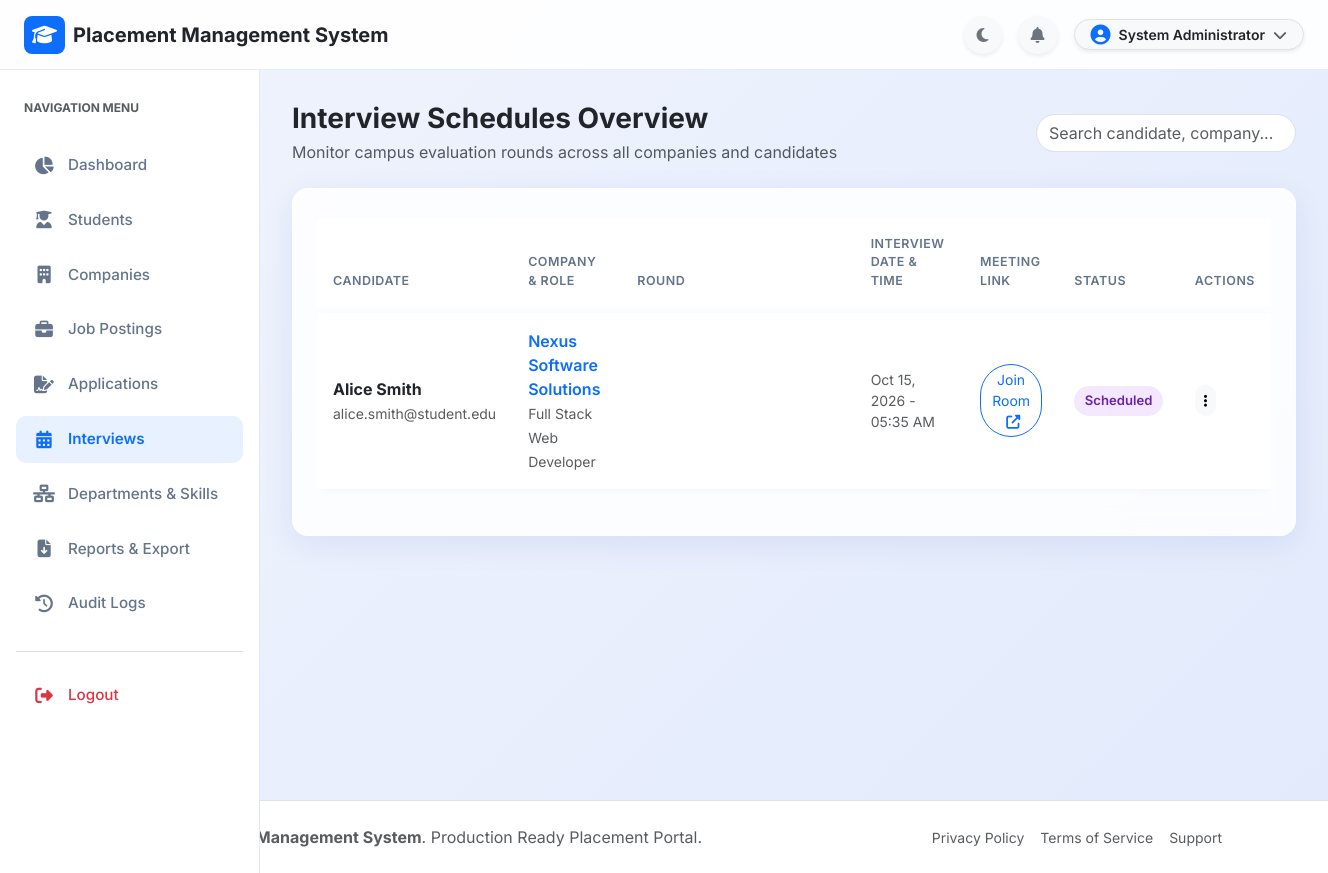
Screenshot of /admin/interviews.php (signed in) with the database file from the repository.
### tables this page shows
CREATE TABLE IF NOT EXISTS `interviews` (
  `id` INT AUTO_INCREMENT PRIMARY KEY,
  `application_id` INT NOT NULL,
  `interview_date` DATETIME NOT NULL,
  `location_link` VARCHAR(255) NOT NULL,
  `round_name` VARCHAR(100) DEFAULT 'Technical Round',
  `instructions` TEXT DEFAULT NULL,
  `status` ENUM('Scheduled', 'Completed', 'Cancelled') DEFAULT 'Scheduled',
  `created_at` TIMESTAMP DEFAULT CURRENT_TIMESTAMP,
  INDEX `idx_interview_app` (`application_id`),
  CONSTRAINT `fk_interview_app` FOREIGN KEY (`application_id`) REFERENCES `applications` (`id`) ON DELETE CASCADE
);

CREATE TABLE IF NOT EXISTS `students` (
  `id` INT AUTO_INCREMENT PRIMARY KEY,
  `roll_number` VARCHAR(50) NOT NULL UNIQUE,
  `full_name` VARCHAR(100) NOT NULL,
  `email` VARCHAR(100) NOT NULL UNIQUE,
  `password` VARCHAR(255) NOT NULL,
  `phone` VARCHAR(20) DEFAULT NULL,
  `department_id` INT DEFAULT NULL,
  `cgpa` DECIMAL(3,2) DEFAULT 0.00,
  `passing_year` INT DEFAULT NULL,
  `bio` TEXT DEFAULT NULL,
  `profile_pic` VARCHAR(255) DEFAULT 'default-avatar.png',
  `resume_pdf` VARCHAR(255) DEFAULT NULL,
  `status` ENUM('Active', 'Placed', 'Inactive') DEFAULT 'Active',
  `created_at` TIMESTAMP DEFAULT CURRENT_TIMESTAMP,
  `updated_at` TIMESTAMP DEFAULT CURRENT_TIMESTAMP ON UPDATE CURRENT_TIMESTAMP,
  INDEX `idx_student_email` (`email`),
  INDEX `idx_student_dept` (`department_id`),
  INDEX `idx_student_status` (`status`),
  CONSTRAINT `fk_students_department` FOREIGN KEY (`department_id`) REFERENCES `departments` (`id`) ON DELETE SET NULL ON UPDATE CASCADE
);

CREATE TABLE IF NOT EXISTS `companies` (
  `id` INT AUTO_INCREMENT PRIMARY KEY,
  `company_name` VARCHAR(150) NOT NULL,
  `email` VARCHAR(100) NOT NULL UNIQUE,
  `password` VARCHAR(255) NOT NULL,
  `phone` VARCHAR(20) DEFAULT NULL,
  `website` VARCHAR(150) DEFAULT NULL,
  `industry` VARCHAR(100) DEFAULT NULL,
  `location` VARCHAR(100) DEFAULT NULL,
  `description` TEXT DEFAULT NULL,
  `logo` VARCHAR(255) DEFAULT 'default-company.png',
  `status` ENUM('Pending', 'Approved', 'Rejected') DEFAULT 'Approved',
  `created_at` TIMESTAMP DEFAULT CURRENT_TIMESTAMP,
  `updated_at` TIMESTAMP DEFAULT CURRENT_TIMESTAMP ON UPDATE CURRENT_TIMESTAMP,
  INDEX `idx_company_email` (`email`),
  INDEX `idx_company_status` (`status`)
);

CREATE TABLE IF NOT EXISTS `jobs` (
  `id` INT AUTO_INCREMENT PRIMARY KEY,
  `company_id` INT NOT NULL,
  `title` VARCHAR(150) NOT NULL,
  `department_id` INT DEFAULT NULL,
  `job_type` ENUM('Full Time', 'Internship', 'Part Time', 'Contract') DEFAULT 'Full Time',
  `location` VARCHAR(100) NOT NULL,
  `salary_package` VARCHAR(100) NOT NULL,
  `min_cgpa` DECIMAL(3,2) DEFAULT 0.00,
  `vacancies` INT DEFAULT 1,
  `deadline` DATE NOT NULL,
  `description` TEXT NOT NULL,
  `requirements` TEXT NOT NULL,
  `status` ENUM('Active', 'Closed') DEFAULT 'Active',
  `created_at` TIMESTAMP DEFAULT CURRENT_TIMESTAMP,
  `updated_at` TIMESTAMP DEFAULT CURRENT_TIMESTAMP ON UPDATE CURRENT_TIMESTAMP,
  INDEX `idx_job_company` (`company_id`),
  INDEX `idx_job_dept` (`department_id`),
  INDEX `idx_job_status` (`status`),
  CONSTRAINT `fk_jobs_company` FOREIGN KEY (`company_id`) REFERENCES `companies` (`id`) ON DELETE CASCADE,
  CONSTRAINT `fk_jobs_department` FOREIGN KEY (`department_id`) REFERENCES `departments` (`id`) ON DELETE SET NULL
);

### admin/interviews.php (the view, shortened to what this page needs)
<?php
require_once __DIR__ . '/../config/database.php';
$sql = "
    SELECT i.*, s.full_name AS student_name, s.email AS student_email,
           j.title AS job_title, c.company_name
    FROM interviews i
    JOIN applications a ON i.application_id = a.id
    JOIN students s ON a.student_id = s.id
    JOIN jobs j ON a.job_id = j.id
    JOIN companies c ON j.company_id = c.id
    ORDER BY i.interview_date DESC
";
$interviews = $conn->query($sql)->fetch_all(MYSQLI_ASSOC);
require_once __DIR__ . '/../includes/header.php';
require_once __DIR__ . '/../includes/navbar.php';
?>
<div class="app-layout">
    <?php require_once __DIR__ . '/../includes/sidebar.php'; ?>
    <main class="app-main">
        <div class="d-flex justify-content-between align-items-center mb-4">
            <div>
                <h3 class="fw-bold text-dark mb-1">Interview Schedules Overview</h3>
                <p class="text-muted mb-0">Monitor campus evaluation rounds across all companies and candidates</p>
            </div>
            <input type="text" data-table-search="interviews-table" class="form-control rounded-pill" style="width: 260px;" placeholder="Search candidate, company...">
        </div>
        <div class="glass-card p-4">
            <div class="table-responsive">
                <table class="table table-custom align-middle" id="interviews-table">
                    <thead>
                        <tr>
                            <th>Candidate</th>
                            <th>Company & Role</th>
                            <th>Round</th>
                            <th>Interview Date & Time</th>
                            <th>Meeting Link</th>
                            <th>Status</th>
                            <th>Actions</th>
                        </tr>
                    </thead>
                    <tbody>
                        <?php if (empty($interviews)): ?>
                            <tr><td colspan="7" class="text-center py-4 text-muted">No interviews scheduled.</td></tr>
                        <?php else: ?>
                            <?php foreach ($interviews as $inv): ?>
                                <tr>
                                    <td>
                                        <div class="fw-bold text-dark"><?php echo htmlspecialchars($inv['student_name']); ?></div>
                                        <small class="text-muted"><?php echo htmlspecialchars($inv['student_email']); ?></small>
                                    </td>
                                    <td>
                                        <div class="fw-semibold text-primary"><?php echo htmlspecialchars($inv['company_name']); ?></div>
                                        <small class="text-muted"><?php echo htmlspecialchars($inv['job_title']); ?></small>
                                    </td>
                                    <td><span class="badge bg-purple-subtle text-purple"><?php echo htmlspecialchars($inv['round_name']); ?></span></td>
                                    <td class="small text-muted"><?php echo date('M d, Y - h:i A', strtotime($inv['interview_date'])); ?></td>
                                    <td>
                                        <a href="<?php echo htmlspecialchars($inv['location_link']); ?>" target="_blank" class="btn btn-sm btn-outline-primary rounded-pill">
                                            Join Room <i class="fas fa-external-link-alt ms-1"></i>
                                        </a>
                                    </td>
                                    <td><span class="badge-status badge-scheduled"><?php echo htmlspecialchars($inv['status']); ?></span></td>
                                    <td>
                                        <div class="dropdown">
                                            <button class="btn btn-sm btn-light rounded-pill" type="button" data-bs-toggle="dropdown">
                                                <i class="fas fa-ellipsis-v"></i>
                                            </button>
                                        </div>
                                    </td>
                                </tr>
                            <?php endforeach; ?>
                        <?php endif; ?>
                    </tbody>
                </table>
            </div>
        </div>
    </main>
</div>
<?php require_once __DIR__ . '/../includes/footer.php'; ?>

### assets/css/style.css (style rules this page uses)
:root { --primary-color: #0d6efd; --primary-dark: #0a58ca; --primary-light: #e7f1ff; --secondary-color: #4f46e5; --accent-color: #06b6d4; --bg-gradient: linear-gradient(135deg, #f0f4fd 0%, #e2eafc 100%); --card-bg: rgba(255, 255, 255, 0.85); --card-border: rgba(255, 255, 255, 0.6); --text-main: #1e293b; --text-muted: #64748b; --sidebar-width: 260px; --topbar-height: 70px; --glass-shadow: 0 8px 32px 0 rgba(31, 38, 135, 0.08); --transition-smooth: all 0.25s cubic-bezier(0.4, 0, 0.2, 1); }
body { font-family: 'Inter', system-ui, -apple-system, sans-serif; background: var(--bg-gradient); color: var(--text-main); min-height: 100vh; margin: 0; padding: 0; overflow-x: hidden; }
.glass-card { background: var(--card-bg); backdrop-filter: blur(12px); -webkit-backdrop-filter: blur(12px); border: 1px solid var(--card-border); border-radius: 16px; box-shadow: var(--glass-shadow); transition: var(--transition-smooth); }
.app-layout { display: flex; margin-top: var(--topbar-height); min-height: calc(100vh - var(--topbar-height)); }
.app-main { flex: 1; margin-left: var(--sidebar-width); padding: 2rem; transition: var(--transition-smooth); }
.badge-status { padding: 0.4em 0.8em; font-size: 0.82rem; font-weight: 600; border-radius: 30px; display: inline-block; }
.badge-scheduled { background: #f3e8ff; color: #6b21a8; }
.table-custom { border-collapse: separate; border-spacing: 0 6px; }
.table-custom tbody tr { background: #ffffff; border-radius: 10px; box-shadow: 0 2px 8px rgba(0,0,0,0.03); transition: var(--transition-smooth); }
.table-custom th { border: none; color: var(--text-muted); font-weight: 600; text-transform: uppercase; font-size: 0.78rem; letter-spacing: 0.5px; padding: 1rem; }
.table-custom td { border: none; padding: 1rem; vertical-align: middle; }

### rows the page displays
interviews: students.full_name "Alice Smith", students.email "alice.smith@student.edu", companies.company_name "Nexus Software Solutions", jobs.title "Full Stack Web Developer", interview_date "Oct 15, 2026 - 05:35 AM", status "Scheduled"

### other values shown
APP_NAME "Placement Management System"
$_SESSION['user_name'] "System Administrator"
